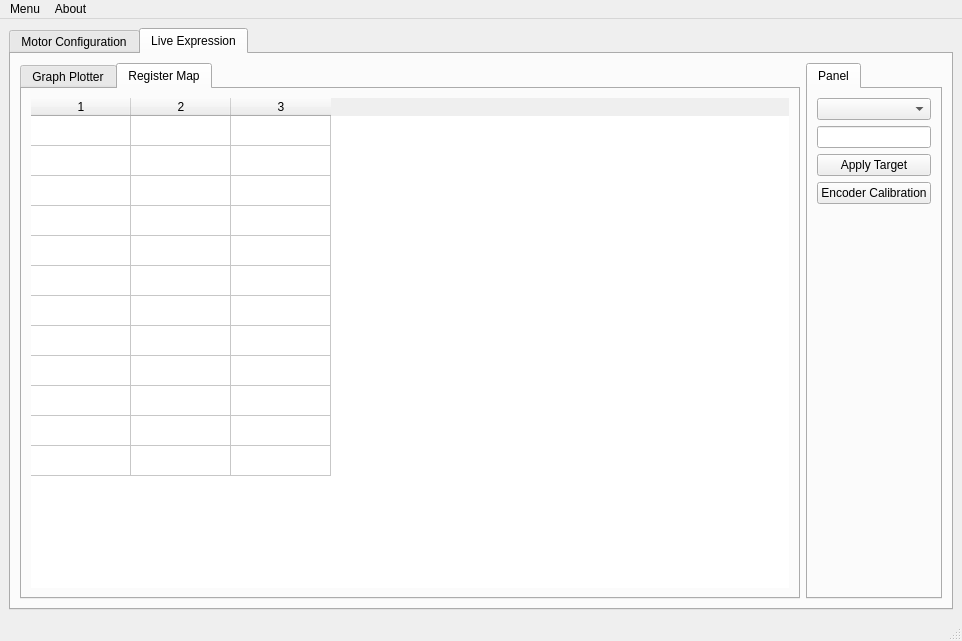
<?xml version="1.0" encoding="UTF-8"?>
<ui version="4.0">
 <class>MainWindow</class>
 <widget class="QMainWindow" name="MainWindow">
  <property name="enabled">
   <bool>true</bool>
  </property>
  <property name="geometry">
   <rect>
    <x>0</x>
    <y>0</y>
    <width>962</width>
    <height>641</height>
   </rect>
  </property>
  <property name="sizePolicy">
   <sizepolicy hsizetype="Expanding" vsizetype="Expanding">
    <horstretch>0</horstretch>
    <verstretch>0</verstretch>
   </sizepolicy>
  </property>
  <property name="minimumSize">
   <size>
    <width>640</width>
    <height>640</height>
   </size>
  </property>
  <property name="windowTitle">
   <string>BDC Motor Control</string>
  </property>
  <widget class="QWidget" name="centralwidget">
   <property name="enabled">
    <bool>true</bool>
   </property>
   <property name="sizePolicy">
    <sizepolicy hsizetype="Expanding" vsizetype="Expanding">
     <horstretch>0</horstretch>
     <verstretch>0</verstretch>
    </sizepolicy>
   </property>
   <property name="minimumSize">
    <size>
     <width>0</width>
     <height>0</height>
    </size>
   </property>
   <layout class="QVBoxLayout" name="verticalLayout">
    <item>
     <widget class="QTabWidget" name="maintab">
      <property name="sizePolicy">
       <sizepolicy hsizetype="Expanding" vsizetype="Expanding">
        <horstretch>0</horstretch>
        <verstretch>0</verstretch>
       </sizepolicy>
      </property>
      <property name="minimumSize">
       <size>
        <width>0</width>
        <height>0</height>
       </size>
      </property>
      <property name="currentIndex">
       <number>1</number>
      </property>
      <widget class="QWidget" name="motorconfig">
       <property name="minimumSize">
        <size>
         <width>0</width>
         <height>0</height>
        </size>
       </property>
       <attribute name="title">
        <string>Motor Configuration</string>
       </attribute>
       <layout class="QHBoxLayout" name="horizontalLayout_11">
        <item>
         <widget class="QWidget" name="widget" native="true">
          <property name="sizePolicy">
           <sizepolicy hsizetype="Expanding" vsizetype="Expanding">
            <horstretch>0</horstretch>
            <verstretch>0</verstretch>
           </sizepolicy>
          </property>
          <layout class="QVBoxLayout" name="verticalLayout_10">
           <item>
            <widget class="QTabWidget" name="contab">
             <property name="sizePolicy">
              <sizepolicy hsizetype="Minimum" vsizetype="Preferred">
               <horstretch>0</horstretch>
               <verstretch>0</verstretch>
              </sizepolicy>
             </property>
             <property name="currentIndex">
              <number>0</number>
             </property>
             <widget class="QWidget" name="Connection_tab">
              <attribute name="title">
               <string>Connection</string>
              </attribute>
              <layout class="QVBoxLayout" name="verticalLayout_6">
               <item>
                <layout class="QHBoxLayout" name="millParam">
                 <property name="sizeConstraint">
                  <enum>QLayout::SetDefaultConstraint</enum>
                 </property>
                 <item>
                  <layout class="QVBoxLayout" name="connection_layout">
                   <item>
                    <layout class="QHBoxLayout" name="horizontalLayout_5">
                     <item>
                      <widget class="QWidget" name="connection_widget" native="true">
                       <layout class="QVBoxLayout" name="verticalLayout_2">
                        <item>
                         <layout class="QHBoxLayout" name="horizontalLayout">
                          <item>
                           <widget class="QLabel" name="label">
                            <property name="text">
                             <string>Port</string>
                            </property>
                           </widget>
                          </item>
                          <item>
                           <widget class="QComboBox" name="comboBox">
                            <property name="sizePolicy">
                             <sizepolicy hsizetype="Preferred" vsizetype="Fixed">
                              <horstretch>0</horstretch>
                              <verstretch>0</verstretch>
                             </sizepolicy>
                            </property>
                           </widget>
                          </item>
                         </layout>
                        </item>
                        <item>
                         <layout class="QHBoxLayout" name="horizontalLayout_2">
                          <item>
                           <widget class="QLabel" name="label_2">
                            <property name="text">
                             <string>Baud Rate</string>
                            </property>
                           </widget>
                          </item>
                          <item>
                           <widget class="QComboBox" name="comboBox_2">
                            <property name="sizePolicy">
                             <sizepolicy hsizetype="Preferred" vsizetype="Fixed">
                              <horstretch>0</horstretch>
                              <verstretch>0</verstretch>
                             </sizepolicy>
                            </property>
                           </widget>
                          </item>
                         </layout>
                        </item>
                        <item>
                         <widget class="QPushButton" name="pushButton_3">
                          <property name="sizePolicy">
                           <sizepolicy hsizetype="Preferred" vsizetype="Fixed">
                            <horstretch>0</horstretch>
                            <verstretch>0</verstretch>
                           </sizepolicy>
                          </property>
                          <property name="minimumSize">
                           <size>
                            <width>0</width>
                            <height>0</height>
                           </size>
                          </property>
                          <property name="text">
                           <string>Connect</string>
                          </property>
                          <property name="autoRepeatDelay">
                           <number>300</number>
                          </property>
                         </widget>
                        </item>
                       </layout>
                      </widget>
                     </item>
                    </layout>
                   </item>
                  </layout>
                 </item>
                 <item>
                  <spacer name="horizontalSpacer">
                   <property name="orientation">
                    <enum>Qt::Horizontal</enum>
                   </property>
                   <property name="sizeType">
                    <enum>QSizePolicy::Maximum</enum>
                   </property>
                   <property name="sizeHint" stdset="0">
                    <size>
                     <width>40</width>
                     <height>20</height>
                    </size>
                   </property>
                  </spacer>
                 </item>
                 <item>
                  <layout class="QVBoxLayout" name="verticalLayout_4">
                   <item>
                    <widget class="QPushButton" name="pushButton_2">
                     <property name="text">
                      <string>Apply</string>
                     </property>
                    </widget>
                   </item>
                   <item>
                    <widget class="QPushButton" name="pushButton_4">
                     <property name="text">
                      <string>Restart</string>
                     </property>
                    </widget>
                   </item>
                   <item>
                    <widget class="QPushButton" name="pushButton">
                     <property name="text">
                      <string> Save Configuration</string>
                     </property>
                    </widget>
                   </item>
                  </layout>
                 </item>
                </layout>
               </item>
               <item>
                <layout class="QHBoxLayout" name="horizontalLayout_9">
                 <property name="leftMargin">
                  <number>0</number>
                 </property>
                 <item>
                  <widget class="QLabel" name="label_3">
                   <property name="sizePolicy">
                    <sizepolicy hsizetype="Preferred" vsizetype="Preferred">
                     <horstretch>0</horstretch>
                     <verstretch>0</verstretch>
                    </sizepolicy>
                   </property>
                   <property name="text">
                    <string>Preset</string>
                   </property>
                   <property name="indent">
                    <number>11</number>
                   </property>
                  </widget>
                 </item>
                 <item>
                  <widget class="QComboBox" name="comboBox_6">
                   <property name="sizePolicy">
                    <sizepolicy hsizetype="Expanding" vsizetype="Preferred">
                     <horstretch>0</horstretch>
                     <verstretch>0</verstretch>
                    </sizepolicy>
                   </property>
                  </widget>
                 </item>
                </layout>
               </item>
              </layout>
             </widget>
            </widget>
           </item>
           <item>
            <widget class="QTabWidget" name="param">
             <property name="currentIndex">
              <number>0</number>
             </property>
             <widget class="QWidget" name="tab_4">
              <attribute name="title">
               <string>Control Parameter</string>
              </attribute>
              <layout class="QVBoxLayout" name="verticalLayout_8">
               <item>
                <widget class="QWidget" name="controlParam" native="true">
                 <layout class="QVBoxLayout" name="verticalLayout_7">
                  <item>
                   <layout class="QHBoxLayout" name="horizontalLayout_16">
                    <item>
                     <widget class="QLabel" name="label_11">
                      <property name="text">
                       <string>Control Mode</string>
                      </property>
                     </widget>
                    </item>
                    <item>
                     <widget class="QComboBox" name="comboBox_5"/>
                    </item>
                   </layout>
                  </item>
                  <item>
                   <layout class="QHBoxLayout" name="horizontalLayout_13">
                    <item>
                     <widget class="QLabel" name="label_13">
                      <property name="text">
                       <string>Position Kp</string>
                      </property>
                     </widget>
                    </item>
                    <item>
                     <widget class="QDoubleSpinBox" name="doubleSpinBox_2"/>
                    </item>
                   </layout>
                  </item>
                  <item>
                   <layout class="QHBoxLayout" name="horizontalLayout_10">
                    <item>
                     <widget class="QLabel" name="label_12">
                      <property name="text">
                       <string>Speed Kp</string>
                      </property>
                     </widget>
                    </item>
                    <item>
                     <widget class="QDoubleSpinBox" name="doubleSpinBox"/>
                    </item>
                   </layout>
                  </item>
                  <item>
                   <layout class="QHBoxLayout" name="horizontalLayout_14">
                    <item>
                     <widget class="QLabel" name="label_16">
                      <property name="text">
                       <string>Ki</string>
                      </property>
                     </widget>
                    </item>
                    <item>
                     <widget class="QDoubleSpinBox" name="doubleSpinBox_3"/>
                    </item>
                   </layout>
                  </item>
                  <item>
                   <layout class="QHBoxLayout" name="horizontalLayout_15">
                    <item>
                     <widget class="QLabel" name="label_15">
                      <property name="text">
                       <string>Max Speed</string>
                      </property>
                     </widget>
                    </item>
                    <item>
                     <widget class="QSpinBox" name="spinBox_3"/>
                    </item>
                   </layout>
                  </item>
                  <item>
                   <layout class="QHBoxLayout" name="horizontalLayout_12">
                    <item>
                     <widget class="QLabel" name="label_14">
                      <property name="text">
                       <string>Max PWM</string>
                      </property>
                     </widget>
                    </item>
                    <item>
                     <widget class="QSpinBox" name="spinBox_2"/>
                    </item>
                   </layout>
                  </item>
                 </layout>
                </widget>
               </item>
              </layout>
             </widget>
             <widget class="QWidget" name="tab_6">
              <attribute name="title">
               <string>Hardware Parameter</string>
              </attribute>
              <layout class="QVBoxLayout" name="verticalLayout_3">
               <item>
                <widget class="QWidget" name="hardwareParam" native="true">
                 <layout class="QVBoxLayout" name="verticalLayout_5">
                  <item>
                   <layout class="QHBoxLayout" name="horizontalLayout_3">
                    <item>
                     <widget class="QLabel" name="label_5">
                      <property name="text">
                       <string>Dev ID</string>
                      </property>
                     </widget>
                    </item>
                    <item>
                     <widget class="QSpinBox" name="spinBox">
                      <property name="sizePolicy">
                       <sizepolicy hsizetype="Minimum" vsizetype="Maximum">
                        <horstretch>0</horstretch>
                        <verstretch>0</verstretch>
                       </sizepolicy>
                      </property>
                     </widget>
                    </item>
                   </layout>
                  </item>
                  <item>
                   <layout class="QHBoxLayout" name="horizontalLayout_4">
                    <item>
                     <widget class="QLabel" name="label_6">
                      <property name="text">
                       <string>Gear Ratio</string>
                      </property>
                     </widget>
                    </item>
                    <item>
                     <widget class="QLineEdit" name="lineEdit">
                      <property name="sizePolicy">
                       <sizepolicy hsizetype="Minimum" vsizetype="Fixed">
                        <horstretch>0</horstretch>
                        <verstretch>0</verstretch>
                       </sizepolicy>
                      </property>
                     </widget>
                    </item>
                   </layout>
                  </item>
                  <item>
                   <layout class="QHBoxLayout" name="horizontalLayout_6">
                    <item>
                     <widget class="QLabel" name="label_7">
                      <property name="text">
                       <string>Encoder CPR</string>
                      </property>
                     </widget>
                    </item>
                    <item>
                     <widget class="QLineEdit" name="lineEdit_2">
                      <property name="sizePolicy">
                       <sizepolicy hsizetype="Minimum" vsizetype="Fixed">
                        <horstretch>0</horstretch>
                        <verstretch>0</verstretch>
                       </sizepolicy>
                      </property>
                     </widget>
                    </item>
                   </layout>
                  </item>
                  <item>
                   <layout class="QHBoxLayout" name="horizontalLayout_8">
                    <item>
                     <widget class="QLabel" name="label_8">
                      <property name="text">
                       <string>Encoder Direction</string>
                      </property>
                     </widget>
                    </item>
                    <item>
                     <widget class="QComboBox" name="comboBox_4">
                      <property name="sizePolicy">
                       <sizepolicy hsizetype="Minimum" vsizetype="Fixed">
                        <horstretch>0</horstretch>
                        <verstretch>0</verstretch>
                       </sizepolicy>
                      </property>
                     </widget>
                    </item>
                   </layout>
                  </item>
                  <item>
                   <layout class="QHBoxLayout" name="horizontalLayout_7">
                    <item>
                     <widget class="QLabel" name="label_9">
                      <property name="text">
                       <string>Freq Mode</string>
                      </property>
                     </widget>
                    </item>
                    <item>
                     <widget class="QComboBox" name="comboBox_3">
                      <property name="sizePolicy">
                       <sizepolicy hsizetype="Minimum" vsizetype="Fixed">
                        <horstretch>0</horstretch>
                        <verstretch>0</verstretch>
                       </sizepolicy>
                      </property>
                     </widget>
                    </item>
                   </layout>
                  </item>
                 </layout>
                </widget>
               </item>
              </layout>
             </widget>
            </widget>
           </item>
          </layout>
         </widget>
        </item>
       </layout>
      </widget>
      <widget class="QWidget" name="tab_2">
       <attribute name="title">
        <string>Live Expression</string>
       </attribute>
       <layout class="QHBoxLayout" name="horizontalLayout_18">
        <item>
         <widget class="QTabWidget" name="tabWidget">
          <property name="sizePolicy">
           <sizepolicy hsizetype="Expanding" vsizetype="Expanding">
            <horstretch>0</horstretch>
            <verstretch>0</verstretch>
           </sizepolicy>
          </property>
          <property name="currentIndex">
           <number>1</number>
          </property>
          <widget class="QWidget" name="tab">
           <attribute name="title">
            <string>Graph Plotter</string>
           </attribute>
           <layout class="QVBoxLayout" name="verticalLayout_11">
            <item>
             <widget class="QWidget" name="widget_2" native="true">
              <property name="sizePolicy">
               <sizepolicy hsizetype="Maximum" vsizetype="Maximum">
                <horstretch>0</horstretch>
                <verstretch>0</verstretch>
               </sizepolicy>
              </property>
              <layout class="QHBoxLayout" name="horizontalLayout_19">
               <item>
                <widget class="QCheckBox" name="checkBox">
                 <property name="sizePolicy">
                  <sizepolicy hsizetype="Maximum" vsizetype="Fixed">
                   <horstretch>0</horstretch>
                   <verstretch>0</verstretch>
                  </sizepolicy>
                 </property>
                 <property name="text">
                  <string>Position</string>
                 </property>
                </widget>
               </item>
               <item>
                <widget class="QCheckBox" name="checkBox_2">
                 <property name="sizePolicy">
                  <sizepolicy hsizetype="Maximum" vsizetype="Fixed">
                   <horstretch>0</horstretch>
                   <verstretch>0</verstretch>
                  </sizepolicy>
                 </property>
                 <property name="text">
                  <string>Velocity</string>
                 </property>
                </widget>
               </item>
               <item>
                <widget class="QCheckBox" name="checkBox_3">
                 <property name="sizePolicy">
                  <sizepolicy hsizetype="Maximum" vsizetype="Fixed">
                   <horstretch>0</horstretch>
                   <verstretch>0</verstretch>
                  </sizepolicy>
                 </property>
                 <property name="text">
                  <string>Current</string>
                 </property>
                </widget>
               </item>
              </layout>
             </widget>
            </item>
            <item>
             <widget class="QCustomPlot" name="plot" native="true">
              <property name="sizePolicy">
               <sizepolicy hsizetype="Minimum" vsizetype="Minimum">
                <horstretch>0</horstretch>
                <verstretch>0</verstretch>
               </sizepolicy>
              </property>
             </widget>
            </item>
           </layout>
          </widget>
          <widget class="QWidget" name="tab_3">
           <attribute name="title">
            <string>Register Map</string>
           </attribute>
           <layout class="QVBoxLayout" name="verticalLayout_13">
            <item>
             <widget class="QTableWidget" name="tableWidget">
              <property name="sizePolicy">
               <sizepolicy hsizetype="MinimumExpanding" vsizetype="MinimumExpanding">
                <horstretch>0</horstretch>
                <verstretch>0</verstretch>
               </sizepolicy>
              </property>
              <property name="frameShape">
               <enum>QFrame::NoFrame</enum>
              </property>
              <property name="frameShadow">
               <enum>QFrame::Sunken</enum>
              </property>
              <property name="lineWidth">
               <number>1</number>
              </property>
              <property name="autoScrollMargin">
               <number>16</number>
              </property>
              <property name="tabKeyNavigation">
               <bool>true</bool>
              </property>
              <property name="showGrid">
               <bool>true</bool>
              </property>
              <property name="gridStyle">
               <enum>Qt::SolidLine</enum>
              </property>
              <property name="sortingEnabled">
               <bool>false</bool>
              </property>
              <property name="wordWrap">
               <bool>true</bool>
              </property>
              <property name="cornerButtonEnabled">
               <bool>true</bool>
              </property>
              <property name="rowCount">
               <number>12</number>
              </property>
              <property name="columnCount">
               <number>3</number>
              </property>
              <attribute name="horizontalHeaderVisible">
               <bool>true</bool>
              </attribute>
              <attribute name="horizontalHeaderCascadingSectionResizes">
               <bool>true</bool>
              </attribute>
              <attribute name="horizontalHeaderMinimumSectionSize">
               <number>38</number>
              </attribute>
              <attribute name="horizontalHeaderDefaultSectionSize">
               <number>100</number>
              </attribute>
              <attribute name="horizontalHeaderHighlightSections">
               <bool>true</bool>
              </attribute>
              <attribute name="horizontalHeaderShowSortIndicator" stdset="0">
               <bool>false</bool>
              </attribute>
              <attribute name="verticalHeaderVisible">
               <bool>false</bool>
              </attribute>
              <attribute name="verticalHeaderCascadingSectionResizes">
               <bool>false</bool>
              </attribute>
              <attribute name="verticalHeaderDefaultSectionSize">
               <number>30</number>
              </attribute>
              <attribute name="verticalHeaderShowSortIndicator" stdset="0">
               <bool>false</bool>
              </attribute>
              <attribute name="verticalHeaderStretchLastSection">
               <bool>false</bool>
              </attribute>
              <row/>
              <row/>
              <row/>
              <row/>
              <row/>
              <row/>
              <row/>
              <row/>
              <row/>
              <row/>
              <row/>
              <row/>
              <column/>
              <column/>
              <column/>
             </widget>
            </item>
           </layout>
          </widget>
         </widget>
        </item>
        <item>
         <widget class="QTabWidget" name="tabWidget_2">
          <property name="sizePolicy">
           <sizepolicy hsizetype="Minimum" vsizetype="Expanding">
            <horstretch>0</horstretch>
            <verstretch>0</verstretch>
           </sizepolicy>
          </property>
          <property name="currentIndex">
           <number>0</number>
          </property>
          <widget class="QWidget" name="tab_8">
           <attribute name="title">
            <string>Panel</string>
           </attribute>
           <layout class="QVBoxLayout" name="verticalLayout_12">
            <item>
             <layout class="QVBoxLayout" name="verticalLayout_9">
              <property name="sizeConstraint">
               <enum>QLayout::SetDefaultConstraint</enum>
              </property>
              <item>
               <widget class="QComboBox" name="comboBox_7">
                <property name="sizePolicy">
                 <sizepolicy hsizetype="Minimum" vsizetype="Maximum">
                  <horstretch>0</horstretch>
                  <verstretch>0</verstretch>
                 </sizepolicy>
                </property>
               </widget>
              </item>
              <item>
               <widget class="QLineEdit" name="lineEdit_3">
                <property name="sizePolicy">
                 <sizepolicy hsizetype="Minimum" vsizetype="Maximum">
                  <horstretch>0</horstretch>
                  <verstretch>0</verstretch>
                 </sizepolicy>
                </property>
               </widget>
              </item>
              <item>
               <widget class="QPushButton" name="pushButton_5">
                <property name="text">
                 <string>Apply Target</string>
                </property>
               </widget>
              </item>
              <item>
               <widget class="QPushButton" name="pushButton_6">
                <property name="sizePolicy">
                 <sizepolicy hsizetype="Minimum" vsizetype="Fixed">
                  <horstretch>0</horstretch>
                  <verstretch>0</verstretch>
                 </sizepolicy>
                </property>
                <property name="text">
                 <string>Encoder Calibration</string>
                </property>
               </widget>
              </item>
             </layout>
            </item>
            <item>
             <spacer name="verticalSpacer">
              <property name="orientation">
               <enum>Qt::Vertical</enum>
              </property>
              <property name="sizeHint" stdset="0">
               <size>
                <width>20</width>
                <height>40</height>
               </size>
              </property>
             </spacer>
            </item>
           </layout>
          </widget>
         </widget>
        </item>
       </layout>
      </widget>
     </widget>
    </item>
   </layout>
  </widget>
  <widget class="QMenuBar" name="menubar">
   <property name="geometry">
    <rect>
     <x>0</x>
     <y>0</y>
     <width>962</width>
     <height>22</height>
    </rect>
   </property>
   <widget class="QMenu" name="menuMenu">
    <property name="title">
     <string>Menu</string>
    </property>
   </widget>
   <widget class="QMenu" name="menuAbout">
    <property name="title">
     <string>About</string>
    </property>
   </widget>
   <addaction name="menuMenu"/>
   <addaction name="menuAbout"/>
  </widget>
  <widget class="QStatusBar" name="statusbar"/>
 </widget>
 <customwidgets>
  <customwidget>
   <class>QCustomPlot</class>
   <extends>QWidget</extends>
   <header>qcustomplot.h</header>
   <container>1</container>
  </customwidget>
 </customwidgets>
 <resources/>
 <connections/>
</ui>
